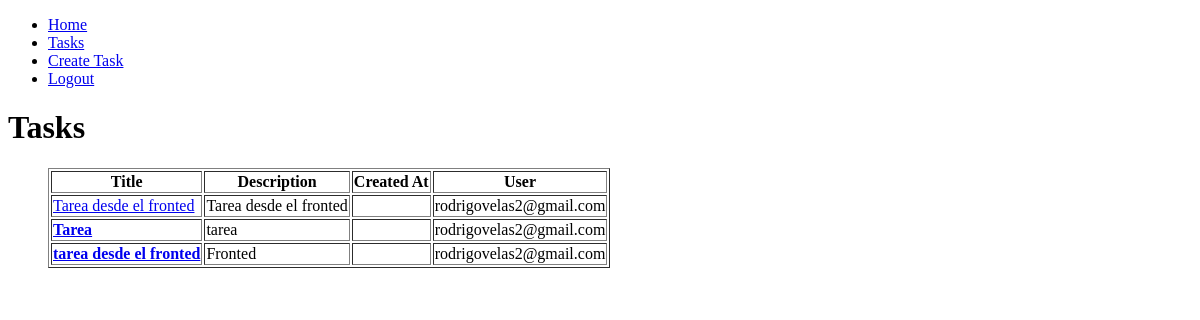
/tasks/ (signed in), run on an earlier commit of the app's database.
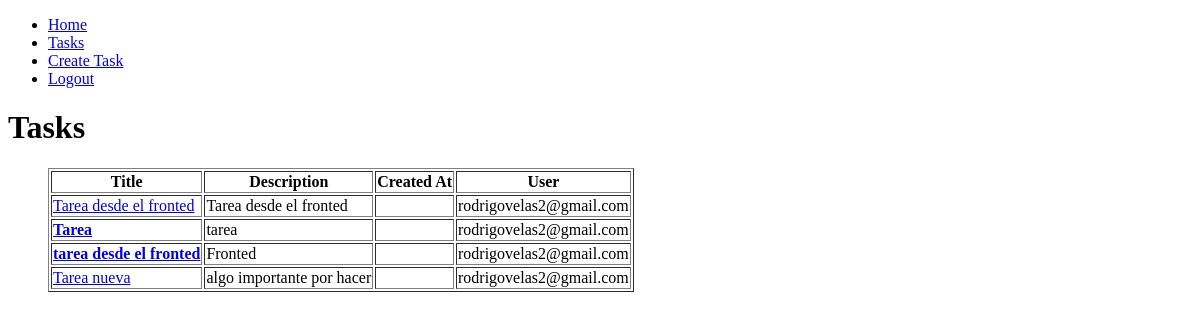
And on a later commit of the database.
### task/models.py (models this page shows, shortened)
class Task(models.Model):
    title = models.CharField(max_length=200)
    description = models.TextField(blank=True)
    created = models.DateTimeField(auto_now_add=True)
    dateCompleted = models.DateTimeField(null=True, blank=True)
    important = models.BooleanField(default=False, blank=True)
    user = models.ForeignKey(User, on_delete=models.CASCADE)

### task/views.py (the view)
# urls.py: path('tasks/', views.tasks, name='tasks'),
def tasks(request):
    tasks = Task.objects.filter(user=request.user, dateCompleted__isnull=True)
    return render(request, 'tasks.html', {
        'tasks': tasks
    })

### task/templates/tasks.html (shortened to what this page needs)
{% extends 'base.html' %}
{% block content %}
<body>
    <h1>Tasks</h1>
    <ul>
        <table border="1">
            <thead>
                <tr>
                    <th>Title</th>
                    <th>Description</th>
                    <th>Created At</th>
                    <th>User</th>
                </tr>
            </thead>
            <tbody>
                {% for task in tasks %}
                <tr>
                    {% if task.important %}
                    <td>
                        <a href="{% url 'task_detail' task.id %}"><strong>{{ task.title }}</strong></a>
                    </td>
                    {% else %}
                    <td>
                        <a href="{% url 'task_detail' task.id %}">{{ task.title }}</a>
                    </td>
                    {% endif %}
                    <td>{{ task.description }}</td>
                    <td>{{ task.created_at }}</td>
                    <td>{{ task.user }}</td>
                </tr>
                {% endfor %}
            </tbody>
        </table>
    </ul>
</body>
{% endblock %}

What changed in the data, as far as the page shows it:
added Task: title "Tarea nueva", description "algo importante por hacer", user "rodrigovelas2@gmail.com"
